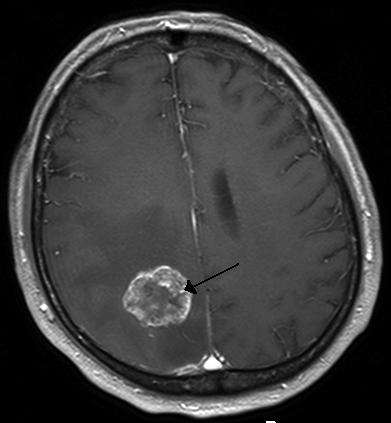
%> input picture craneo/craneo.jpg, 391 x 423 px
$ octave craneo1.m   (GNU Octave 9; MATLAB toolbox functions it lacks are replaced by stand-ins)
%> lines starting %> are read from the running program, lines starting %| are printed output that depends on the picture; in (x1, y1, x2, y2) boxes, pixels count from 0 and x2, y2 are one past the last pixel; in counts of white or black regions, pixels touching at a corner belong together; the program's own positions count from 1
### craneo/cuantificador.m
function [Yout] = cuantificador(Xin,Nbits)

    %0...255
    %1 bit = [127,255]
    %2 bit = [63,127,191,255]
    %3 bit = [31,63,95,127,159,191,223,255]

    % (256/(2^Nbits)) - 1 = 63
    particion = (256/(2^Nbits)) - 1 : (256/(2^Nbits)) : 255;
    Yout = quantiz(Xin,particion);
end

### craneo/craneo1.m
%Leer la imagen
Ax = imread('craneo.jpg');
%> Ax is the input picture: size 423x391x3 uint8; min 0, max 255, mean 57.7
% Convertir a escala de grises
Axg = rgb2gray(Ax);
% Convertir la imagen a vector columna
Avector = Axg(:);
% Valores de bits
bits = [1 2 4 8];

figure

subplot(2,3,1)
imshow(Axg)
title('Original')

for k = 1:length(bits)


    Aq_indices = cuantificador(Avector, bits(k));

    %Libreria de codigos
    codebook = 0 : (255 / ((2^bits(k)) - 1)) : 255;

    %Mapear los grises
    Aq_grises = codebook(Aq_indices + 1);

    %Reconstruccion de la imagen
    Aq = reshape(Aq_grises, size(Axg,1), size(Axg,2));


    subplot(2,3,k+1)
    imshow(uint8(Aq))
    title([num2str(bits(k)) ' bits'])

end
%> this loop made 4 passes
%> pass 1, `Aq = reshape(Aq_grises, size(Axg,1), size(Axg,2));`:
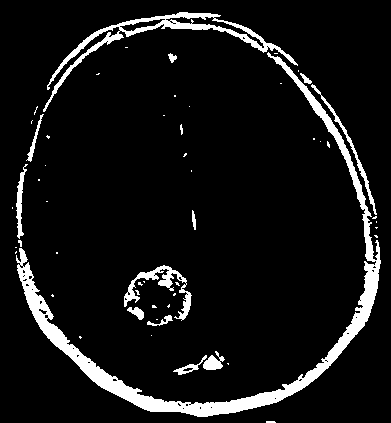
%> Aq: size 423x391 double; 8% white; 55 white regions (41 under 20 px), largest, box (x1, y1, x2, y2) and area: (16, 52, 381, 417) 7923, (43, 12, 298, 112) 2455, (124, 265, 192, 321) 856
%> pass 2, `Aq = reshape(Aq_grises, size(Axg,1), size(Axg,2));`:
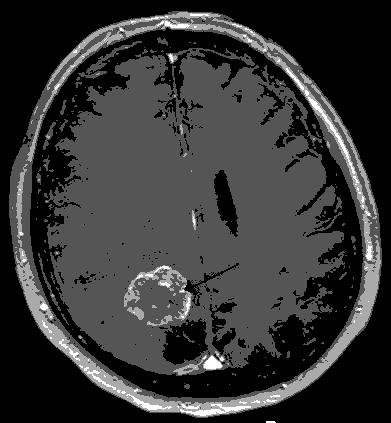
%> Aq: size 423x391 double; min 0, max 255, mean 53.2
%> after the loop:
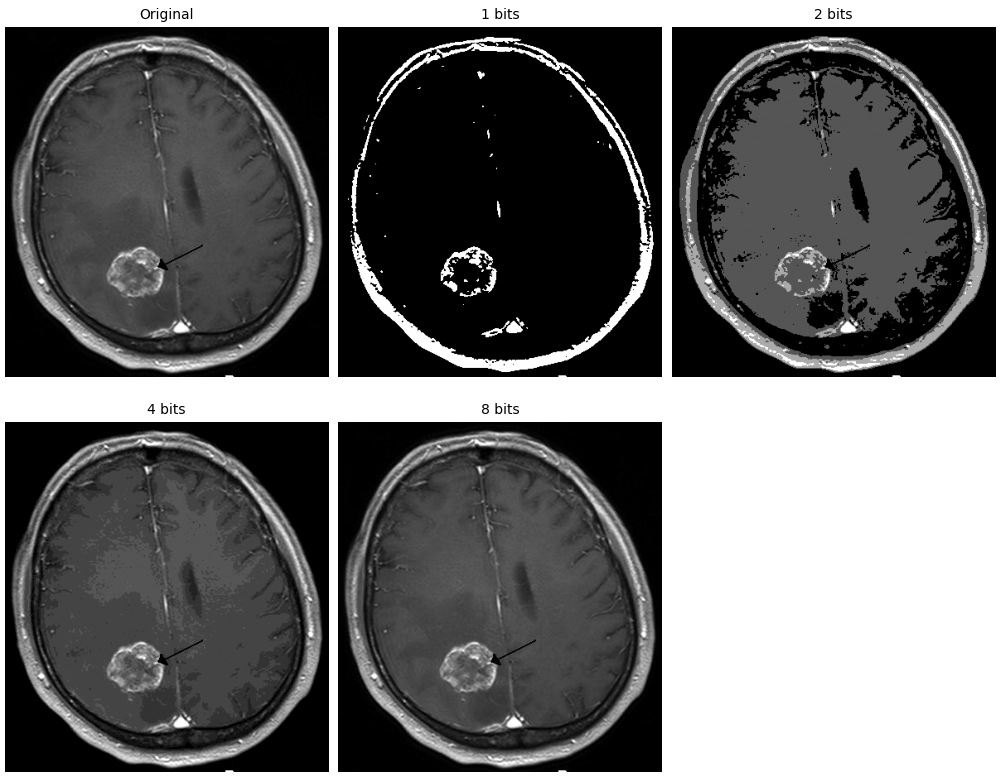
%> figure redrawn from the program's plot data, 5 panels

$ run again, with craneo/meningioma.jpg copied over craneo/craneo.jpg
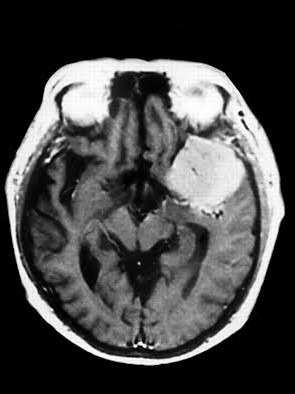
%> input picture craneo/meningioma.jpg, 295 x 394 px
%> Ax is the input picture: size 394x295x3 uint8; min 0, max 255, mean 70.5
%> the loop `for k = 1:length(bits)` made 4 passes
%> pass 1, `Aq = reshape(Aq_grises, size(Axg,1), size(Axg,2));`:
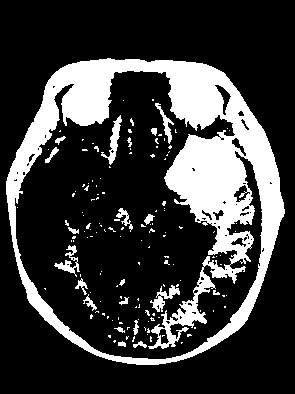
%> Aq: size 394x295 double; 23% white; 147 white regions (126 under 20 px), largest, box (x1, y1, x2, y2) and area: (6, 58, 285, 365) 24248, (101, 115, 122, 165) 323, (150, 285, 180, 312) 283
%> pass 2, `Aq = reshape(Aq_grises, size(Axg,1), size(Axg,2));`:
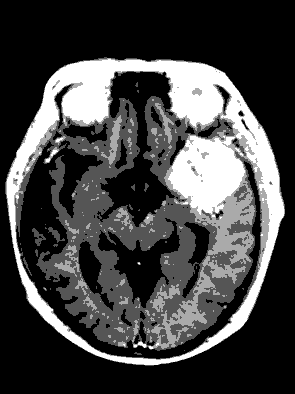
%> Aq: size 394x295 double; min 0, max 255, mean 68
